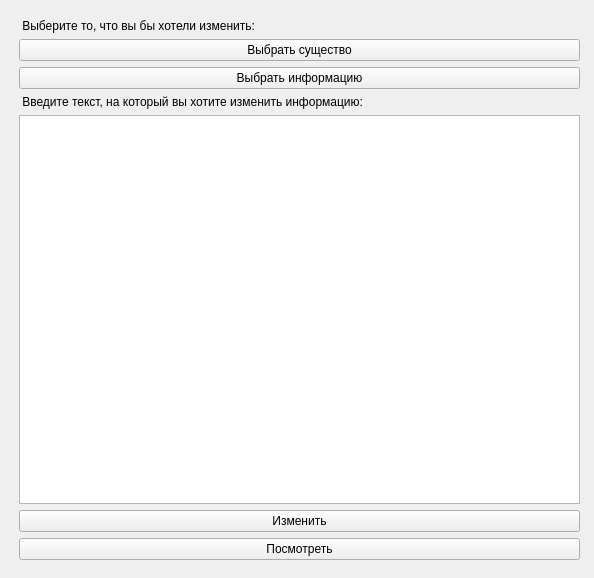
<?xml version="1.0" encoding="UTF-8"?>
<ui version="4.0">
 <class>Form</class>
 <widget class="QWidget" name="Form">
  <property name="geometry">
   <rect>
    <x>0</x>
    <y>0</y>
    <width>594</width>
    <height>578</height>
   </rect>
  </property>
  <property name="windowTitle">
   <string>Корректировка информации</string>
  </property>
  <widget class="QWidget" name="gridLayoutWidget">
   <property name="geometry">
    <rect>
     <x>19</x>
     <y>19</y>
     <width>561</width>
     <height>541</height>
    </rect>
   </property>
   <layout class="QGridLayout" name="gridLayout">
    <item row="0" column="0">
     <widget class="QLabel" name="label_change">
      <property name="text">
       <string> Выберите то, что вы бы хотели изменить:</string>
      </property>
     </widget>
    </item>
    <item row="1" column="0">
     <widget class="QPushButton" name="btn_gods">
      <property name="text">
       <string>Выбрать существо</string>
      </property>
     </widget>
    </item>
    <item row="4" column="0">
     <widget class="QTextEdit" name="textEdit"/>
    </item>
    <item row="3" column="0">
     <widget class="QLabel" name="label_ch_2">
      <property name="text">
       <string> Введите текст, на который вы хотите изменить информацию:</string>
      </property>
     </widget>
    </item>
    <item row="5" column="0">
     <widget class="QPushButton" name="btn_change">
      <property name="text">
       <string>Изменить</string>
      </property>
     </widget>
    </item>
    <item row="2" column="0">
     <widget class="QPushButton" name="btn_inf">
      <property name="text">
       <string>Выбрать информацию</string>
      </property>
     </widget>
    </item>
    <item row="6" column="0">
     <widget class="QPushButton" name="btn_watch">
      <property name="text">
       <string>Посмотреть</string>
      </property>
     </widget>
    </item>
   </layout>
  </widget>
 </widget>
 <resources/>
 <connections/>
</ui>
